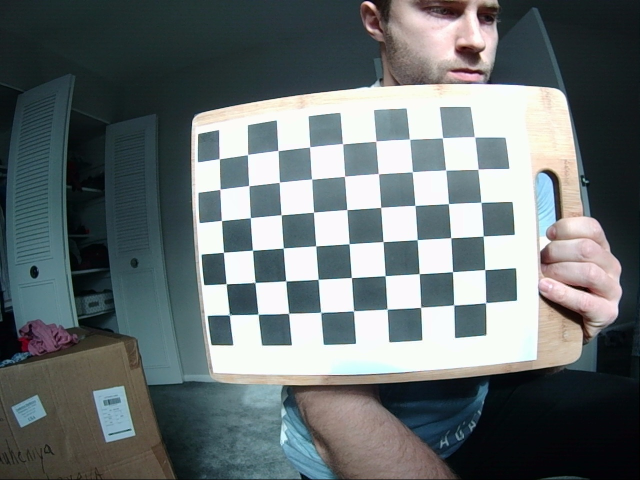
#> input picture firmware/stereoImageDataSets/img/LEFT/img_10_l.jpg, 1280 x 960 px, given in place of DSC_0016.JPG, which was not available (shown at 1/2 size)
$ python testMints.py
#> lines starting #> are read from the running program, lines starting #| are printed output that depends on the picture; pictures that were not available may be replaced by others from this repository, and a replacement may not be noted

import numpy as np
import cv2
import glob
import argparse


imgpoints = [] # 2d points in image plane.

imgOrig = cv2.imread('DSC_0016.JPG')
#> imgOrig is the input picture: shape (960, 1280, 3); mean B, G, R 113.2, 112, 103.4

# print(str(images_left[i]))
# img_r = cv2.imread(images_right[i])
# print(str(images_right[i]))

scale_percent = 20# percent of original size
width  = int(imgOrig.shape[1] * scale_percent / 100)
#> width = 256
height = int(imgOrig.shape[0] * scale_percent / 100)
#> height = 192
dim = (width, height)
#> dim = (256, 192)
Orig = cv2.resize(imgOrig, dim, interpolation = cv2.INTER_AREA)
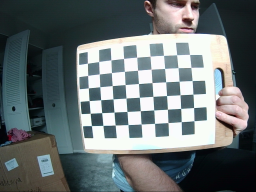
#> Orig: shape (192, 256, 3); mean B, G, R 113.2, 112, 103.4


gray = cv2.cvtColor(Orig, cv2.COLOR_BGR2GRAY)
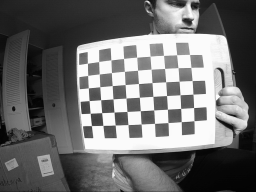
#> gray: shape (192, 256); min 2, max 252, mean 109.6
# gray_r = cv2.cvtColor(img_r, cv2.COLOR_BGR2GRAY)
#
print(Orig)
#> (printed output is left out)


# resize image


cv2.imshow('img',gray)
cv2.waitKey(1000)
# print(gray_r)
# Find the chess board corners

ret, corners = cv2.findChessboardCorners(gray,(6,7),None)
#> ret = True; corners = 42 rows, first 8: [115.2, 125], [114, 112], [112.8, 98.96], [112.2, 85.72], [111.3, 72.65], [111.1, 59.64], [128, 124.5], [127, 111.3]
# ret_r, corners_r = cv2.findChessboardCorners(gray_r, (10, 7), None)
print(ret)
#| True
imgpoints.append(corners)
# Draw and display the corners
imgCor = cv2.drawChessboardCorners(Orig, (6,7), corners,ret)
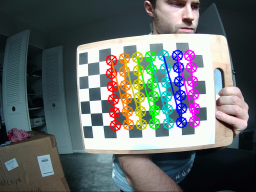
#> imgCor: shape (192, 256, 3); mean B, G, R 107.7, 107.4, 101


print(imgCor)
#> (printed output is left out)
cv2.imshow('img',imgCor)
cv2.waitKey(0)
# print(ret_l)
# # print(ret_l)
# print(corners_l)
# # print(corners_r)


def resizeImage(imgOrig,scalePercentage):
    width  = int(imgOrig.shape[1] * scalePercent / 100)
    height = int(imgOrig.shape[0] * scalePercent / 100)
    dim = (width, height)
    Orig = cv2.resize(imgOrig, dim, interpolation = cv2.INTER_AREA)
    return(Orig)

$ run again, on firmware/stereoImageDataSets/img/affineLocal/img_10_r.jpg
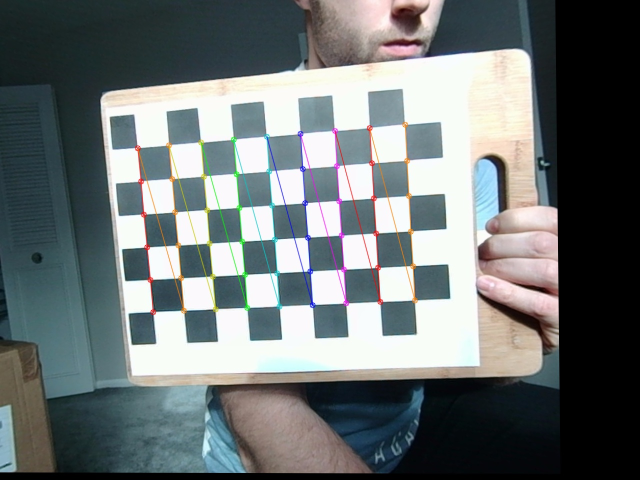
#> input picture firmware/stereoImageDataSets/img/affineLocal/img_10_r.jpg, 1280 x 960 px, given in place of DSC_0016.JPG, which was not available (shown at 1/2 size)
#> imgOrig is the input picture: shape (960, 1280, 3); mean B, G, R 116.6, 116.1, 109.4
#> `Orig = cv2.resize(imgOrig, dim, interpolation = cv2.INTER_AREA)`:
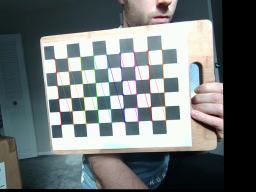
#> Orig: shape (192, 256, 3); mean B, G, R 116.6, 116.1, 109.4
#> `gray = cv2.cvtColor(Orig, cv2.COLOR_BGR2GRAY)`:
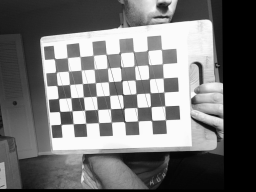
#> gray: shape (192, 256); min 0, max 252, mean 114.2
#> (printed output is left out)
#> ret = False; corners = None
#| False
#> (printed output is left out)

$ run again, on firmware/stereoImageDataSets/img/affineLocal/img_11_r.jpg
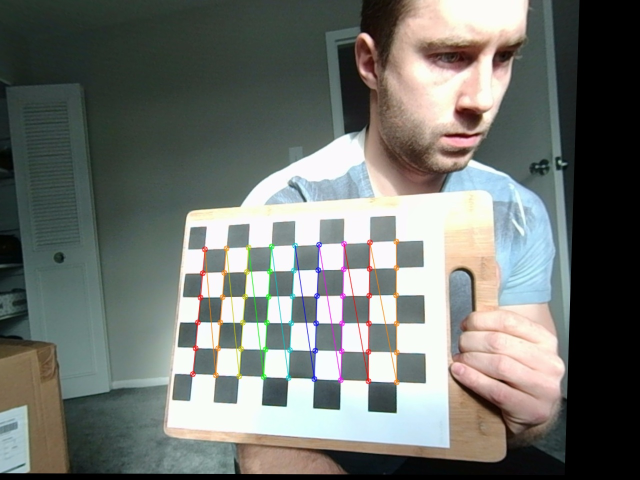
#> input picture firmware/stereoImageDataSets/img/affineLocal/img_11_r.jpg, 1280 x 960 px, given in place of DSC_0016.JPG, which was not available (shown at 1/2 size)
#> imgOrig is the input picture: shape (960, 1280, 3); mean B, G, R 110.7, 115.6, 111.5
#> `gray = cv2.cvtColor(Orig, cv2.COLOR_BGR2GRAY)`:
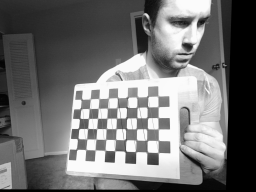
#> gray: shape (192, 256); min 0, max 252, mean 113.8
#> (printed output is left out)
#> ret = True; corners = 42 rows, first 8: [95.18, 150.1], [96.46, 138.9], [96.73, 128.6], [97.55, 118.3], [97.65, 108.4], [98.92, 98.54], [105.3, 150.4], [106.4, 139.6]
#| True
#> `imgCor = cv2.drawChessboardCorners(Orig, (6,7), corners,ret)`:
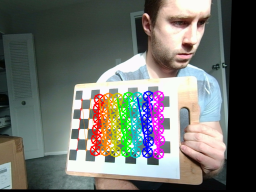
#> imgCor: shape (192, 256, 3); mean B, G, R 106.6, 111.6, 109.2
#> (printed output is left out)

$ run again, on firmware/stereoImageDataSets/img/affineLocal/img_13_r.jpg
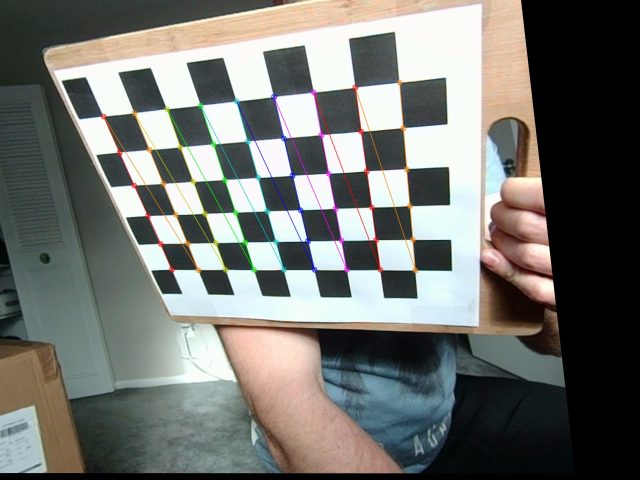
#> input picture firmware/stereoImageDataSets/img/affineLocal/img_13_r.jpg, 1280 x 960 px, given in place of DSC_0016.JPG, which was not available (shown at 1/2 size)
#> imgOrig is the input picture: shape (960, 1280, 3); mean B, G, R 111.2, 115.5, 114.1
#> `Orig = cv2.resize(imgOrig, dim, interpolation = cv2.INTER_AREA)`:
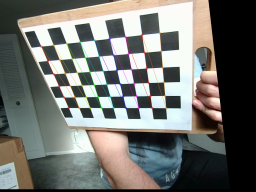
#> Orig: shape (192, 256, 3); mean B, G, R 111.2, 115.5, 114.1
#> `gray = cv2.cvtColor(Orig, cv2.COLOR_BGR2GRAY)`:
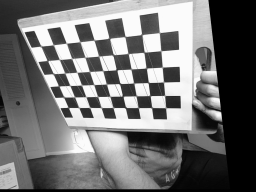
#> gray: shape (192, 256); min 0, max 252, mean 114.6
#> (printed output is left out)
#> ret = False; corners = None
#| False
#> (printed output is left out)
